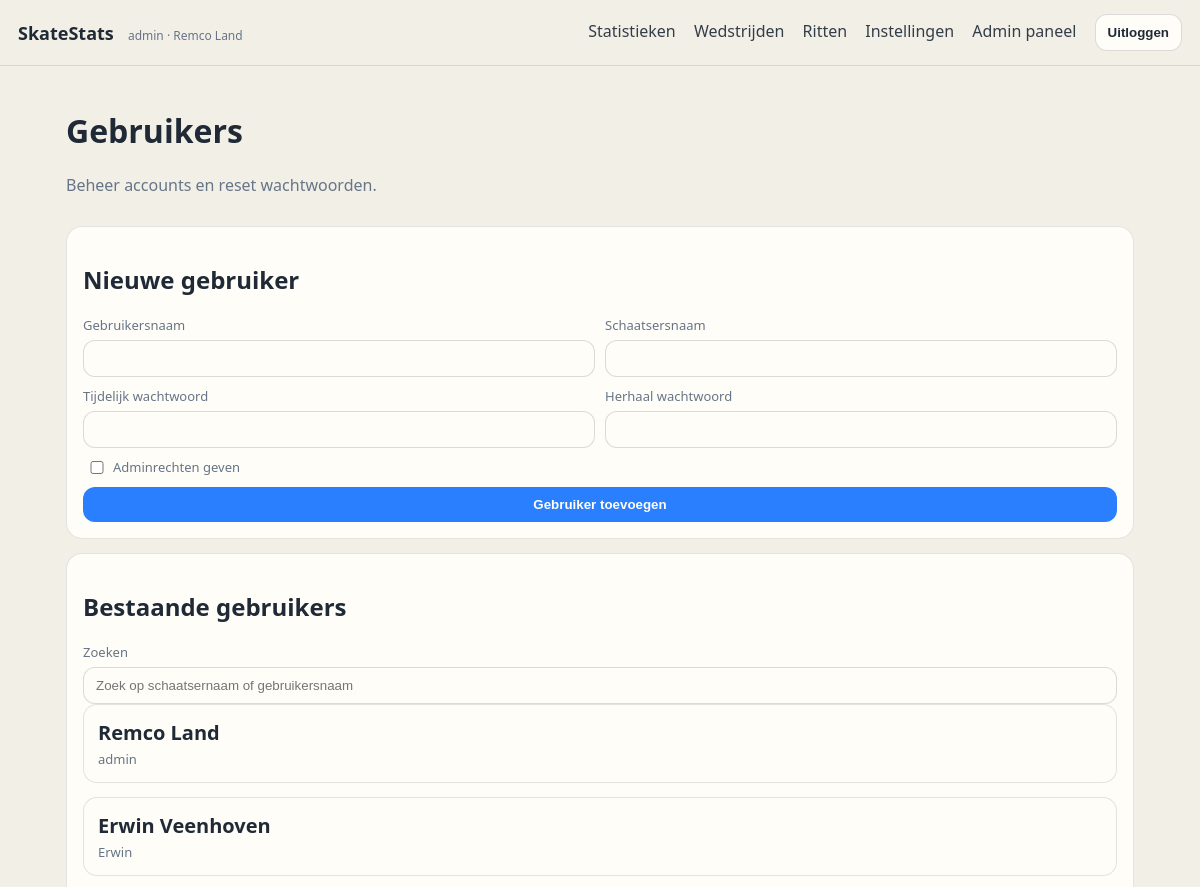
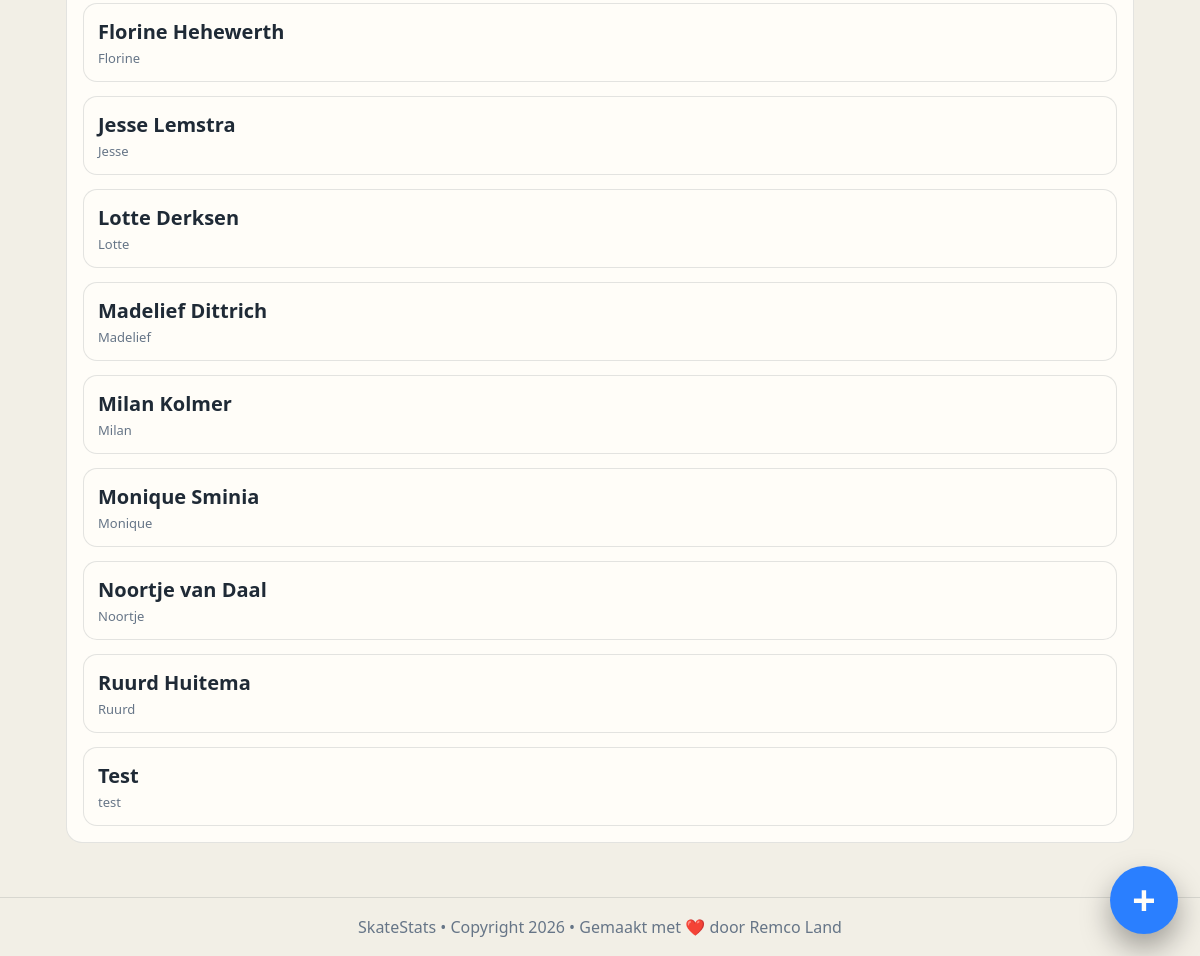
The app's page /admin/users (signed in) with its own data (2 pictures, top to bottom).
### tables this page shows
CREATE TABLE user (
              id INTEGER PRIMARY KEY AUTOINCREMENT,
              username TEXT NOT NULL UNIQUE,
              password_hash TEXT NOT NULL,
              skater_id INTEGER NOT NULL UNIQUE,
              is_admin INTEGER NOT NULL DEFAULT 0,
              created_at TEXT NOT NULL,
              updated_at TEXT NOT NULL,
              last_login_at TEXT, theme_preference TEXT NOT NULL DEFAULT 'dark',
              FOREIGN KEY (skater_id) REFERENCES skater(id) ON DELETE RESTRICT
            );

CREATE TABLE skater (
              id INTEGER PRIMARY KEY AUTOINCREMENT,
              name TEXT NOT NULL UNIQUE
            );

### app/main.py (the view)
@app.get("/admin/users", response_class=HTMLResponse)
def admin_users_page(request: Request, error: str = "", success: str = ""):
    current_user = require_admin_user(request)
    with db() as conn:
        users = conn.execute(
            """
            SELECT u.*, s.name AS skater_name
            FROM user u
            JOIN skater s ON s.id = u.skater_id
            ORDER BY LOWER(u.username)
            """
        ).fetchall()
    return render(
        request,
        "admin_users.html",
        user=current_user,
        users=users,
        error=error,
        success=success,
        fmt_date=fmt_date_ymd_to_dmy,
    )

### app/main.py (called while the page is built)
def db() -> sqlite3.Connection:
    conn = sqlite3.connect(DB_PATH)
    conn.execute("PRAGMA foreign_keys = ON")
    conn.row_factory = sqlite3.Row
    return conn

def get_user_by_id(conn: sqlite3.Connection, user_id: int) -> Optional[sqlite3.Row]:
    return conn.execute(
        """
        SELECT u.*, s.name AS skater_name
        FROM user u
        JOIN skater s ON s.id = u.skater_id
        WHERE u.id = ?
        """,
        (user_id,),
    ).fetchone()

def normalize_theme_preference(raw_value: str) -> str:
    value = (raw_value or "").strip().lower()
    if value == "light":
        return "light"
    if value == "system":
        return "system"
    return "dark"

def resolved_theme(theme_preference: str) -> str:
    return "dark" if normalize_theme_preference(theme_preference) == "system" else normalize_theme_preference(theme_preference)

def render(request: Request, template_name: str, **ctx) -> HTMLResponse:
    tpl = templates_env.get_template(template_name)
    current_user = getattr(request.state, "user", None)
    html = tpl.render(
        app_title=APP_TITLE,
        request=request,
        current_user=current_user,
        owner_name=current_user["skater_name"] if current_user else OWNER_NAME,
        theme_preference=normalize_theme_preference(current_user["theme_preference"]) if current_user else "dark",
        active_theme=resolved_theme(current_user["theme_preference"]) if current_user else "dark",
        **ctx,
    )
    return HTMLResponse(html)

def require_user(request: Request) -> sqlite3.Row:
    current_user = getattr(request.state, "user", None)
    if current_user is None:
        raise RuntimeError("missing authenticated user")
    return current_user

def require_admin_user(request: Request) -> sqlite3.Row:
    current_user = require_user(request)
    if int(current_user["is_admin"]) != 1:
        raise PermissionError("admin required")
    return current_user

### app/templates/admin_users.html (shortened to what this page needs)
{% extends "base.html" %}
{% block content %}
  <div class="section-header">
    <div>
      <h1>Gebruikers</h1>
      <p class="muted">Beheer accounts en reset wachtwoorden.</p>
    </div>
  </div>
  <section class="card">
    <h2>Nieuwe gebruiker</h2>
    <form method="post" action="/admin/users" class="form">
      <div class="grid2">
        <label>Gebruikersnaam
          <input name="username" required />
        </label>
        <label>Schaatsersnaam
          <input name="skater_name" required />
        </label>
      </div>
      <div class="grid2">
        <label>Tijdelijk wachtwoord
          <input type="password" name="password" required />
        </label>
        <label>Herhaal wachtwoord
          <input type="password" name="confirm_password" required />
        </label>
      </div>
      <label class="check">
        <input type="checkbox" name="is_admin" />
        Adminrechten geven
      </label>
      <button type="submit">Gebruiker toevoegen</button>
    </form>
  </section>
  <section class="card">
    <h2>Bestaande gebruikers</h2>
    <label>Zoeken
      <input id="admin-user-search" type="search" placeholder="Zoek op schaatsernaam of gebruikersnaam" />
    </label>
    <div class="admin-user-list">
      {% for item in users %}
        <article
          class="admin-user-item"
          data-user-filter="{{ item.skater_name|lower }} {{ item.username|lower }}"
        >
          <details class="admin-user-details">
            <summary class="admin-user-summary">
              <div class="admin-user-heading">
                <strong class="admin-user-name">{{ item.skater_name }}</strong>
                <div class="admin-user-username">{{ item.username }}</div>
              </div>
            </summary>
          </details>
        </article>
      {% endfor %}
    </div>
  </section>
{% endblock %}

### app/templates/base.html (shortened to what this page needs)
<!doctype html>
<html lang="nl" data-theme="{{ active_theme }}" data-theme-preference="{{ theme_preference }}">
  <head>
    <link rel="stylesheet" href="/static/style.css" />
  </head>
  <body data-theme="{{ active_theme }}" data-theme-preference="{{ theme_preference }}">
    <header class="topbar">
      <div class="brand">
        <a href="/">{{ app_title }}</a>
        {% if current_user %}
          <span class="tag">{{ current_user.username }} · {{ owner_name }}</span>
        {% else %}
          <span class="tag">login required</span>
        {% endif %}
      </div>
      {% if current_user %}
        <nav class="nav-desktop">
          <a href="/stats">Statistieken</a>
          <a href="/competitions">Wedstrijden</a>
          <a href="/races">Ritten</a>
          <a href="/account/settings">Instellingen</a>
          {% if current_user.is_admin == 1 %}
            <a href="/admin/users">Admin paneel</a>
          {% endif %}
          <form method="post" action="/logout" class="inline-form">
            <button type="submit" class="btn-secondary">Uitloggen</button>
          </form>
        </nav>
      {% endif %}
    </header>
    <main class="container">
      {% block content %}{% endblock %}
    </main>
    {% if current_user %}
      <div class="fab-menu" data-open="false">
        <button type="button" class="fab-toggle" aria-label="Snelle acties" aria-expanded="false">+</button>
      </div>
    {% endif %}
    <footer class="footer">
      <span>SkateStats • Copyright 2026 • Gemaakt met ❤️ door Remco Land</span>
    </footer>
  </body>
</html>

### records on screen
user: username "admin", skater_name "Remco Land"
skater: name "Remco Land"
user: skater_name "Erwin Veenhoven", username "Erwin"
user: skater_name "Florine Hehewerth", username "Florine"
user: skater_name "Jesse Lemstra", username "Jesse"
user: skater_name "Lotte Derksen", username "Lotte"
user: skater_name "Madelief Dittrich", username "Madelief"
user: skater_name "Milan Kolmer", username "Milan"
user: skater_name "Monique Sminia", username "Monique"
user: skater_name "Noortje van Daal", username "Noortje"
user: skater_name "Ruurd Huitema", username "Ruurd"
user: skater_name "Test", username "test"

### other values on screen
{{ app_title }} "SkateStats"
